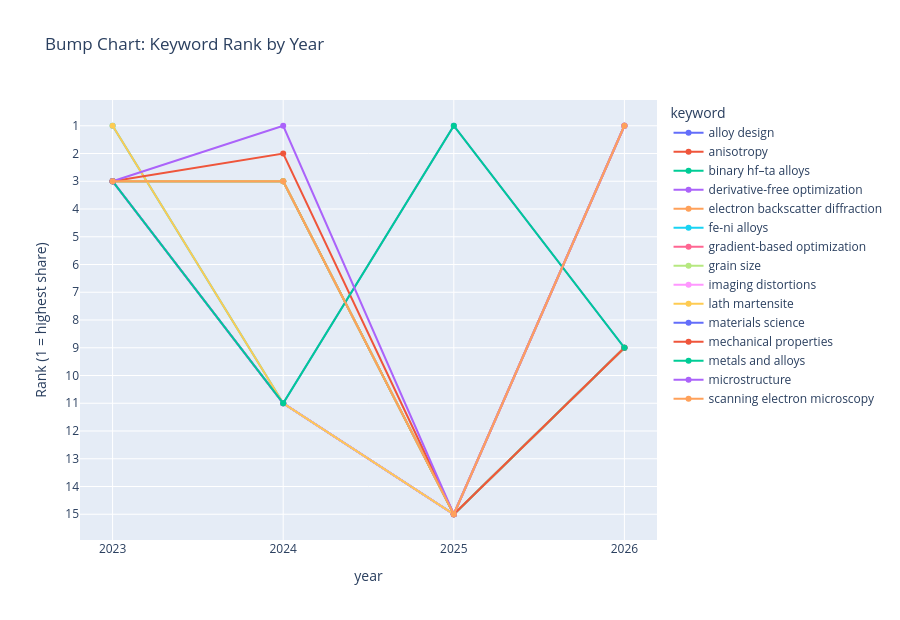

The notebook cell saved with this chart:
### Code cell
#| echo: false
#| output: true

TOP_BUMP = 15
bump_keywords = keywords_by_total[:TOP_BUMP]
bump_data = keyword_pct_long[keyword_pct_long["keyword"].isin(bump_keywords)].copy()

fig = px.line(
    bump_data,
    x="year",
    y="rank",
    color="keyword",
    markers=True,
    title="Bump Chart: Keyword Rank by Year",
)
fig.update_yaxes(
    autorange="reversed",
    dtick=1,
    title="Rank (1 = highest share)",
)
fig.update_xaxes(dtick=1)
fig.update_layout(height=620)
fig.show()

### Figure 1 — Plotly figure (JSON) as saved in the notebook; plotly's stock layout.template omitted (floating-point values rounded to 4 significant figures)
{"data": [{"hovertemplate": "keyword=alloy design<br>year=%{x}<br>rank=%{y}<extra></extra>", "legendgroup": "alloy design", "line": {"color": "#636efa", "dash": "solid"}, "marker": {"symbol": "circle"}, "mode": "lines+markers", "name": "alloy design", "orientation": "v", "showlegend": true, "type": "scatter", "x": [2023, 2024, 2025, 2026], "xaxis": "x", "y": [3.0, 11.0, 15.0, 1.0], "yaxis": "y"}, {"hovertemplate": "keyword=anisotropy<br>year=%{x}<br>rank=%{y}<extra></extra>", "legendgroup": "anisotropy", "line": {"color": "#EF553B", "dash": "solid"}, "marker": {"symbol": "circle"}, "mode": "lines+markers", "name": "anisotropy", "orientation": "v", "showlegend": true, "type": "scatter", "x": [2023, 2024, 2025, 2026], "xaxis": "x", "y": [3.0, 3.0, 15.0, 9.0], "yaxis": "y"}, {"hovertemplate": "keyword=binary hf–ta alloys<br>year=%{x}<br>rank=%{y}<extra></extra>", "legendgroup": "binary hf–ta alloys", "line": {"color": "#00cc96", "dash": "solid"}, "marker": {"symbol": "circle"}, "mode": "lines+markers", "name": "binary hf–ta alloys", "orientation": "v", "showlegend": true, "type": "scatter", "x": [2023, 2024, 2025, 2026], "xaxis": "x", "y": [3.0, 3.0, 15.0, 9.0], "yaxis": "y"}, {"hovertemplate": "keyword=derivative-free optimization<br>year=%{x}<br>rank=%{y}<extra></extra>", "legendgroup": "derivative-free optimization", "line": {"color": "#ab63fa", "dash": "solid"}, "marker": {"symbol": "circle"}, "mode": "lines+markers", "name": "derivative-free optimization", "orientation": "v", "showlegend": true, "type": "scatter", "x": [2023, 2024, 2025, 2026], "xaxis": "x", "y": [3.0, 11.0, 15.0, 1.0], "yaxis": "y"}, {"hovertemplate": "keyword=electron backscatter diffraction<br>year=%{x}<br>rank=%{y}<extra></extra>", "legendgroup": "electron backscatter diffraction", "line": {"color": "#FFA15A", "dash": "solid"}, "marker": {"symbol": "circle"}, "mode": "lines+markers", "name": "electron backscatter diffraction", "orientation": "v", "showlegend": true, "type": "scatter", "x": [2023, 2024, 2025, 2026], "xaxis": "x", "y": [3.0, 3.0, 15.0, 1.0], "yaxis": "y"}, {"hovertemplate": "keyword=fe-ni alloys<br>year=%{x}<br>rank=%{y}<extra></extra>", "legendgroup": "fe-ni alloys", "line": {"color": "#19d3f3", "dash": "solid"}, "marker": {"symbol": "circle"}, "mode": "lines+markers", "name": "fe-ni alloys", "orientation": "v", "showlegend": true, "type": "scatter", "x": [2023, 2024, 2025, 2026], "xaxis": "x", "y": [1.0, 11.0, 15.0, 9.0], "yaxis": "y"}, {"hovertemplate": "keyword=gradient-based optimization<br>year=%{x}<br>rank=%{y}<extra></extra>", "legendgroup": "gradient-based optimization", "line": {"color": "#FF6692", "dash": "solid"}, "marker": {"symbol": "circle"}, "mode": "lines+markers", "name": "gradient-based optimization", "orientation": "v", "showlegend": true, "type": "scatter", "x": [2023, 2024, 2025, 2026], "xaxis": "x", "y": [3.0, 11.0, 15.0, 1.0], "yaxis": "y"}, {"hovertemplate": "keyword=grain size<br>year=%{x}<br>rank=%{y}<extra></extra>", "legendgroup": "grain size", "line": {"color": "#B6E880", "dash": "solid"}, "marker": {"symbol": "circle"}, "mode": "lines+markers", "name": "grain size", "orientation": "v", "showlegend": true, "type": "scatter", "x": [2023, 2024, 2025, 2026], "xaxis": "x", "y": [3.0, 3.0, 15.0, 1.0], "yaxis": "y"}, {"hovertemplate": "keyword=imaging distortions<br>year=%{x}<br>rank=%{y}<extra></extra>", "legendgroup": "imaging distortions", "line": {"color": "#FF97FF", "dash": "solid"}, "marker": {"symbol": "circle"}, "mode": "lines+markers", "name": "imaging distortions", "orientation": "v", "showlegend": true, "type": "scatter", "x": [2023, 2024, 2025, 2026], "xaxis": "x", "y": [3.0, 11.0, 15.0, 1.0], "yaxis": "y"}, {"hovertemplate": "keyword=lath martensite<br>year=%{x}<br>rank=%{y}<extra></extra>", "legendgroup": "lath martensite", "line": {"color": "#FECB52", "dash": "solid"}, "marker": {"symbol": "circle"}, "mode": "lines+markers", "name": "lath martensite", "orientation": "v", "showlegend": true, "type": "scatter", "x": [2023, 2024, 2025, 2026], "xaxis": "x", "y": [1.0, 11.0, 15.0, 9.0], "yaxis": "y"}, {"hovertemplate": "keyword=materials science<br>year=%{x}<br>rank=%{y}<extra></extra>", "legendgroup": "materials science", "line": {"color": "#636efa", "dash": "solid"}, "marker": {"symbol": "circle"}, "mode": "lines+markers", "name": "materials science", "orientation": "v", "showlegend": true, "type": "scatter", "x": [2023, 2024, 2025, 2026], "xaxis": "x", "y": [3.0, 11.0, 1.0, 9.0], "yaxis": "y"}, {"hovertemplate": "keyword=mechanical properties<br>year=%{x}<br>rank=%{y}<extra></extra>", "legendgroup": "mechanical properties", "line": {"color": "#EF553B", "dash": "solid"}, "marker": {"symbol": "circle"}, "mode": "lines+markers", "name": "mechanical properties", "orientation": "v", "showlegend": true, "type": "scatter", "x": [2023, 2024, 2025, 2026], "xaxis": "x", "y": [3.0, 2.0, 15.0, 9.0], "yaxis": "y"}, {"hovertemplate": "keyword=metals and alloys<br>year=%{x}<br>rank=%{y}<extra></extra>", "legendgroup": "metals and alloys", "line": {"color": "#00cc96", "dash": "solid"}, "marker": {"symbol": "circle"}, "mode": "lines+markers", "name": "metals and alloys", "orientation": "v", "showlegend": true, "type": "scatter", "x": [2023, 2024, 2025, 2026], "xaxis": "x", "y": [3.0, 11.0, 1.0, 9.0], "yaxis": "y"}, {"hovertemplate": "keyword=microstructure<br>year=%{x}<br>rank=%{y}<extra></extra>", "legendgroup": "microstructure", "line": {"color": "#ab63fa", "dash": "solid"}, "marker": {"symbol": "circle"}, "mode": "lines+markers", "name": "microstructure", "orientation": "v", "showlegend": true, "type": "scatter", "x": [2023, 2024, 2025, 2026], "xaxis": "x", "y": [3.0, 1.0, 15.0, 1.0], "yaxis": "y"}, {"hovertemplate": "keyword=scanning electron microscopy<br>year=%{x}<br>rank=%{y}<extra></extra>", "legendgroup": "scanning electron microscopy", "line": {"color": "#FFA15A", "dash": "solid"}, "marker": {"symbol": "circle"}, "mode": "lines+markers", "name": "scanning electron microscopy", "orientation": "v", "showlegend": true, "type": "scatter", "x": [2023, 2024, 2025, 2026], "xaxis": "x", "y": [3.0, 3.0, 15.0, 1.0], "yaxis": "y"}], "layout": {"height": 620, "legend": {"title": {"text": "keyword"}, "tracegroupgap": 0}, "title": {"text": "Bump Chart: Keyword Rank by Year"}, "xaxis": {"anchor": "y", "domain": [0, 1], "dtick": 1, "title": {"text": "year"}}, "yaxis": {"anchor": "x", "autorange": "reversed", "domain": [0, 1], "dtick": 1, "title": {"text": "Rank (1 = highest share)"}}}}
